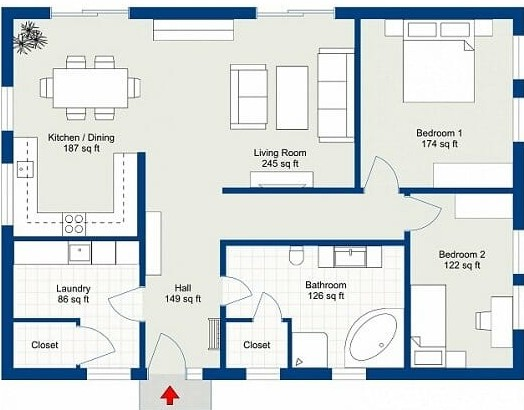
#> input picture aurora-blueprint-node25  pri/aurora-blueprint-node25  pri/backend/uploads/1764156764562_RoomSketcher-Custom-2D-Floor-Plan-Branding.jpg, 524 x 410 px
$ python detect_rooms.py uploads/1764156764562_RoomSketcher-Custom-2D-Floor-Plan-Branding.jpg out.png
#> lines starting #> are read from the running program, lines starting #| are printed output that depends on the picture; after the words box and inside, x2 and y2 are one past the last pixel; in counts of white or black regions, pixels touching at a corner belong together
# detect.py
"""
Room-only detector for blueprints.

Usage (CLI):
    python detect.py path/to/blueprint.png [out_prefix]

Outputs:
- Prints JSON to stdout:
  { "rooms": [ {"id":0,"bbox":[x,y,w,h],"area":1234}, ... ] }
- Writes annotated image: {out_prefix}_annot.png (default: <basename>_annot.png)

Dependencies:
    pip install opencv-python numpy
Optional (improves proximity math):
    pip install shapely
"""
import os
import sys
import json
import math
import traceback

import cv2
import numpy as np

try:
    from shapely.geometry import Polygon, Point
    _HAS_SHAPELY = True
except Exception:
    _HAS_SHAPELY = False

# ---------------- helpers ----------------
def debug_print(*args, **kwargs):
    # change to logger if needed
    print("[detect]", *args, **kwargs)

def preprocess(img, target_long_side=1200):
    """Resize (if needed) and lightly blur."""
    h,w = img.shape[:2]
    scale = max(1.0, target_long_side / max(h,w))
    if scale != 1.0:
        img = cv2.resize(img, (int(w*scale), int(h*scale)), interpolation=cv2.INTER_AREA)
    return cv2.GaussianBlur(img, (3,3), 0)

def auto_detect_wall_mask(img):
    """
    Auto-detect likely wall/line color using edge-sample median color + HSV range.
    Fallback to adaptive threshold if color method fails.
    """
    h,w = img.shape[:2]
    gray = cv2.cvtColor(img, cv2.COLOR_BGR2GRAY)
    edges = cv2.Canny(gray, 50, 150)
    ys, xs = np.where(edges > 0)
    mask = None
    try:
        if len(xs) > 20:
            samples = img[ys, xs].reshape(-1,3)
            med = np.median(samples, axis=0).astype(np.uint8)
            # convert median (RGB-like) to HSV via BGR wrap
            med_bgr = np.uint8([[med[::-1].tolist()]])
            med_hsv = cv2.cvtColor(med_bgr, cv2.COLOR_BGR2HSV)[0,0].astype(int)
            h0,s0,v0 = int(med_hsv[0]), int(med_hsv[1]), int(med_hsv[2])
            if s0 < 30:
                lower = np.array([0, 0, max(0, v0-60)], dtype=np.uint8)
                upper = np.array([179, 80, min(255, v0+60)], dtype=np.uint8)
            else:
                lower = np.array([max(0, h0-12), max(30, s0-60), max(30, v0-80)], dtype=np.uint8)
                upper = np.array([min(179, h0+12), min(255, s0+80), min(255, v0+80)], dtype=np.uint8)
            hsv = cv2.cvtColor(img, cv2.COLOR_BGR2HSV)
            maskc = cv2.inRange(hsv, lower, upper)
            kernel = cv2.getStructuringElement(cv2.MORPH_RECT, (9,9))
            maskc = cv2.morphologyEx(maskc, cv2.MORPH_CLOSE, kernel, iterations=2)
            # only accept color mask if it has some coverage
            if np.count_nonzero(maskc) > 0.001 * h * w:
                mask = maskc
    except Exception:
        mask = None

    if mask is None:
        # grayscale adaptive threshold fallback (detect dark walls/lines)
        th = cv2.adaptiveThreshold(gray, 255, cv2.ADAPTIVE_THRESH_MEAN_C,
                                   cv2.THRESH_BINARY_INV, 15, 12)
        kernel = cv2.getStructuringElement(cv2.MORPH_RECT, (5,5))
        mask = cv2.morphologyEx(th, cv2.MORPH_CLOSE, kernel, iterations=2)

    # closing & opening to make walls solid
    kernel = cv2.getStructuringElement(cv2.MORPH_RECT, (7,7))
    mask = cv2.morphologyEx(mask, cv2.MORPH_CLOSE, kernel, iterations=2)
    mask = cv2.morphologyEx(mask, cv2.MORPH_OPEN, kernel, iterations=1)
    return mask

def extract_rooms_from_wall_mask(wall_mask, min_area=1200):
    """
    Given a binary wall mask (walls/lines highlighted), floodfill invert to get room areas.
    Returns list of dicts: {contour, bbox, area}
    """
    try:
        inv = cv2.bitwise_not(wall_mask)
        h,w = inv.shape
        flood = inv.copy()
        mask = np.zeros((h+2, w+2), np.uint8)
        cv2.floodFill(flood, mask, (0,0), 255)
        rooms_mask = cv2.bitwise_not(flood)
        kernel = cv2.getStructuringElement(cv2.MORPH_RECT, (5,5))
        rooms_mask = cv2.morphologyEx(rooms_mask, cv2.MORPH_OPEN, kernel, iterations=1)
        contours, _ = cv2.findContours(rooms_mask, cv2.RETR_EXTERNAL, cv2.CHAIN_APPROX_SIMPLE)
        polys = []
        for cnt in contours:
            area = cv2.contourArea(cnt)
            if area < min_area:
                continue
            x,y,wid,ht = cv2.boundingRect(cnt)
            polys.append({'contour': cnt, 'bbox': (int(x),int(y),int(wid),int(ht)), 'area': float(area)})
        polys.sort(key=lambda r: -r['area'])
        return polys, rooms_mask
    except Exception as e:
        debug_print("extract_rooms_from_wall_mask error:", e)
        return [], None

def extract_rooms_by_edges(img, min_area=1000):
    """Alternative segmentation: adaptive threshold + morphological steps, find large contours."""
    try:
        gray = cv2.cvtColor(img, cv2.COLOR_BGR2GRAY)
        th = cv2.adaptiveThreshold(gray, 255, cv2.ADAPTIVE_THRESH_GAUSSIAN_C,
                                   cv2.THRESH_BINARY_INV, 15, 8)
        kernel = cv2.getStructuringElement(cv2.MORPH_RECT, (9,9))
        closed = cv2.morphologyEx(th, cv2.MORPH_CLOSE, kernel, iterations=2)
        kernel2 = cv2.getStructuringElement(cv2.MORPH_RECT, (5,5))
        opened = cv2.morphologyEx(closed, cv2.MORPH_OPEN, kernel2, iterations=1)
        contours, _ = cv2.findContours(opened, cv2.RETR_EXTERNAL, cv2.CHAIN_APPROX_SIMPLE)
        polys = []
        for cnt in contours:
            area = cv2.contourArea(cnt)
            if area < min_area:
                continue
            x,y,wid,ht = cv2.boundingRect(cnt)
            polys.append({'contour': cnt, 'bbox': (int(x),int(y),int(wid),int(ht)), 'area': float(area)})
        polys.sort(key=lambda r: -r['area'])
        return polys, opened
    except Exception as e:
        debug_print("extract_rooms_by_edges error:", e)
        return [], None

def pick_best_polys(polys_a, mask_a, polys_b, mask_b, img_shape):
    """
    Score both polygon sets and choose the better one.
    Scoring heuristic: number of polys + average polygon area coverage.
    """
    def score(polys):
        if not polys:
            return 0.0
        areas = [p['area'] for p in polys]
        avg_area = sum(areas) / len(areas)
        coverage = sum(areas) / (img_shape[0] * img_shape[1])
        # prefer moderate count and reasonable coverage
        return min(len(polys), 20) * (avg_area ** 0.5) * (1 + coverage)
    sa = score(polys_a)
    sb = score(polys_b)
    return (polys_a, mask_a) if sa >= sb else (polys_b, mask_b)

def draw_annotation(img, room_polys, out_path=None):
    out = img.copy()
    # if image gray-ish convert to color for annotation
    if len(out.shape) == 2 or out.shape[2] == 1:
        out = cv2.cvtColor(out, cv2.COLOR_GRAY2BGR)
    for i, r in enumerate(room_polys):
        try:
            cv2.drawContours(out, [r['contour']], -1, (0,255,0), 2)  # green contour
            x,y,wid,ht = r['bbox']
            label = f"Room {i}"
            # draw id near top-left of bbox
            cv2.putText(out, label, (x, max(12, y-6)), cv2.FONT_HERSHEY_SIMPLEX, 0.5, (0,0,0), 2, cv2.LINE_AA)
            # small filled rectangle for visibility
            cv2.rectangle(out, (x,y), (x+2, y+2), (0,255,0), -1)
        except Exception:
            continue
    if out_path:
        cv2.imwrite(out_path, out)
    return out

# ---------------- main detect ----------------
def detect_image(image_path, out_prefix=None, save_annot=True, min_area=None):
    """
    Run the room detector on image_path.
    Returns dict with 'rooms' (list) and 'annotated_image' path (if saved).
    """
    if not os.path.exists(image_path):
        return {'error': 'file_not_found', 'path': image_path}
    img = cv2.imread(image_path)
    if img is None:
        return {'error': 'read_failed', 'path': image_path}
    # preprocess
    imgp = preprocess(img, target_long_side=1200)
    h,w = imgp.shape[:2]

    # detect with auto color (or grayscale fallback)
    wall_mask = auto_detect_wall_mask(imgp)
    polys_color, mask_color = extract_rooms_from_wall_mask(wall_mask, min_area=(min_area or max(1200, (h*w)//500)))
    # edge method fallback
    polys_edge, mask_edge = extract_rooms_by_edges(imgp, min_area=(min_area or max(1000, (h*w)//700)))

    # choose best set
    room_polys, rooms_mask = pick_best_polys(polys_color, mask_color, polys_edge, mask_edge, imgp.shape)

    # prepare output list
    rooms = []
    for i, r in enumerate(room_polys):
        x,y,wid,ht = r['bbox']
        rooms.append({'id': int(i), 'bbox': [int(x), int(y), int(wid), int(ht)], 'area': float(r['area'])})

    # annotated image name
    base = out_prefix if out_prefix else os.path.splitext(os.path.basename(image_path))[0]
    annot_path = os.path.join(os.path.dirname(image_path) or '.', f"{base}_annot.png")
    if save_annot:
        draw_annotation(imgp, room_polys, out_path=annot_path)
    else:
        annot_path = None

    return {'rooms': rooms, 'annotated_image': annot_path}

# ---------------- CLI ----------------
def main(argv):
    if len(argv) < 2:
        print("Usage: python detect.py path/to/image.png [out_prefix]")
        sys.exit(1)
    image_path = argv[1]
    out_prefix = argv[2] if len(argv) > 2 else None
    try:
        res = detect_image(image_path, out_prefix=out_prefix, save_annot=True)
#> in detect_image, img is the input picture: shape (410, 524, 3); mean B, G, R 220.2, 219.3, 213
#> in auto_detect_wall_mask, `gray = cv2.cvtColor(img, cv2.COLOR_BGR2GRAY)`:
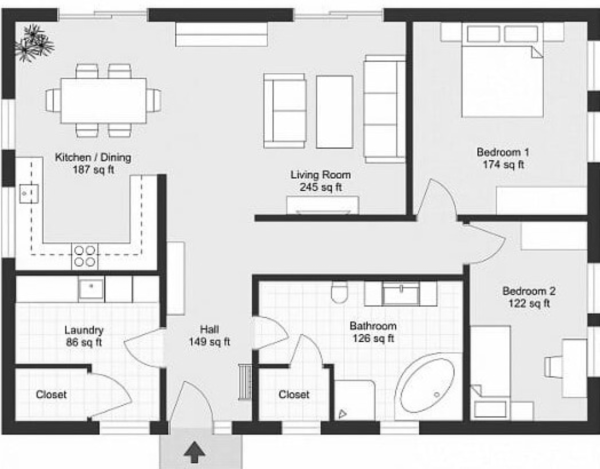
#> gray: shape (938, 1200) (shown at 1/2 size); min 11, max 255, mean 217.6
#> in auto_detect_wall_mask, `edges = cv2.Canny(gray, 50, 150)`:
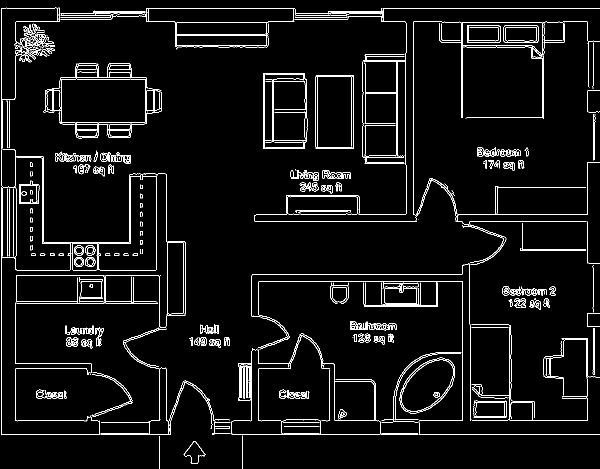
#> edges: shape (938, 1200) (shown at 1/2 size); 4.4% white in thin lines or dots
#> in auto_detect_wall_mask, `med = np.median(samples, axis=0).astype(np.uint8)`: med = [195, 194, 193]
#> in auto_detect_wall_mask, `med_bgr = np.uint8([[med[::-1].tolist()]])`: med_bgr = [[193, 194, 195]]
#> in auto_detect_wall_mask, `med_hsv = cv2.cvtColor(med_bgr, cv2.COLOR_BGR2HSV)[0,0].astype(int)`: med_hsv = [15, 3, 195]
#> in auto_detect_wall_mask, `h0,s0,v0 = int(med_hsv[0]), int(med_hsv[1]), int(med_hsv[2])`: h0 = 15; s0 = 3; v0 = 195
#> in auto_detect_wall_mask, `lower = np.array([0, 0, max(0, v0-60)], dtype=np.uint8)`: lower = [0, 0, 135]
#> in auto_detect_wall_mask, `upper = np.array([179, 80, min(255, v0+60)], dtype=np.uint8)`: upper = [179, 80, 255]
#> in auto_detect_wall_mask, `hsv = cv2.cvtColor(img, cv2.COLOR_BGR2HSV)`: hsv: shape (938, 1200, 3); mean H, S, V 45.4, 27.8, 224.6
#> in auto_detect_wall_mask, `maskc = cv2.inRange(hsv, lower, upper)`: maskc: shape (938, 1200); 89.1% white; 265 black regions (138 under 20 px), largest, box (x1, y1, x2, y2) and area: (3, 348, 334, 869) 24534, (504, 529, 1200, 869) 23694, (509, 16, 1200, 443) 23083
#> in auto_detect_wall_mask, `maskc = cv2.morphologyEx(maskc, cv2.MORPH_CLOSE, kernel, iterations=2)`: maskc: shape (938, 1200); 93.3% white; 14 black regions, largest, box (x1, y1, x2, y2) and area: (3, 516, 199, 869) 14429, (768, 16, 1200, 81) 13111, (838, 754, 1200, 869) 12127
#> in auto_detect_wall_mask, `mask = cv2.morphologyEx(mask, cv2.MORPH_OPEN, kernel, iterations=1)`: mask: shape (938, 1200); 93.2% white; 14 black regions, largest, box (x1, y1, x2, y2) and area: (0, 516, 199, 869) 15399, (768, 16, 1200, 81) 13117, (838, 754, 1200, 869) 12137
#> in extract_rooms_from_wall_mask, `inv = cv2.bitwise_not(wall_mask)`:
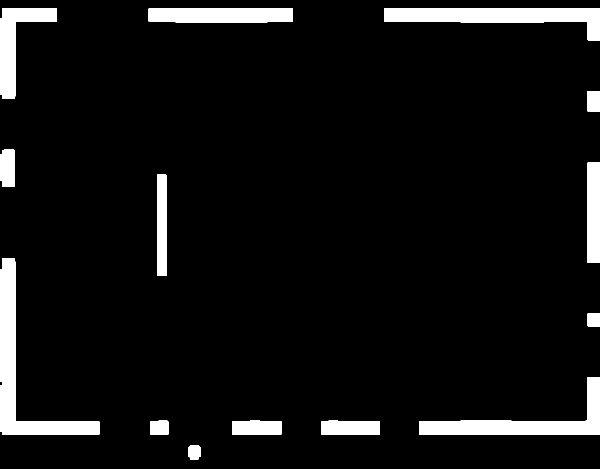
#> inv: shape (938, 1200) (shown at 1/2 size); 6.8% white; 14 white regions, largest, box (x1, y1, x2, y2) and area: (0, 516, 199, 869) 15399, (768, 16, 1200, 81) 13117, (838, 754, 1200, 869) 12137
#> in extract_rooms_from_wall_mask, `cv2.floodFill(flood, mask, (0,0), 255)`:
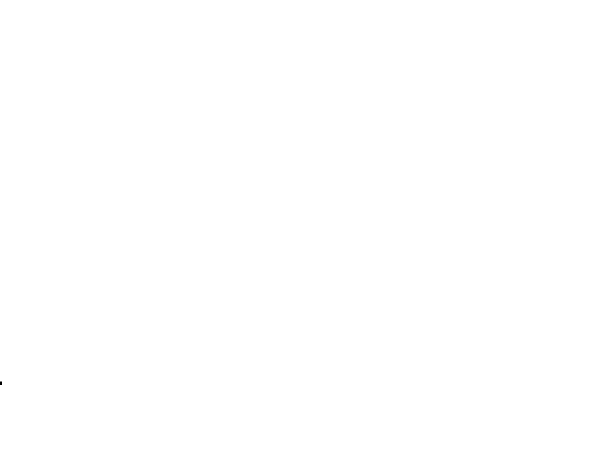
#> flood: shape (938, 1200) (shown at 1/2 size); 100% white; 1 black region, box (x1, y1, x2, y2) and area: (0, 763, 4, 770) 28
#> in extract_rooms_from_wall_mask, `rooms_mask = cv2.bitwise_not(flood)`: rooms_mask: shape (938, 1200); 0% white; 1 white region, box (x1, y1, x2, y2) and area: (0, 763, 4, 770) 28
#> in extract_rooms_from_wall_mask, `contours, _ = cv2.findContours(rooms_mask, cv2.RETR_EXTERNAL, cv2.CHAI..`: contours = [[[0, 763], [0, 769], [3, 769], [3, 763]]]
#> the loop in extract_rooms_from_wall_mask, `for cnt in contours:` made 1 pass
#> (cnt, area) on pass 1: ([[0, 763], [0, 769], [3, 769], [3, 763]], 18)
#> after the loop in extract_rooms_from_wall_mask, `for cnt in contours:`: polys = []
#> in extract_rooms_by_edges, `th = cv2.adaptiveThreshold(gray, 255, cv2.ADAPTIVE_THRESH_GAUSSIAN_C, ..`:
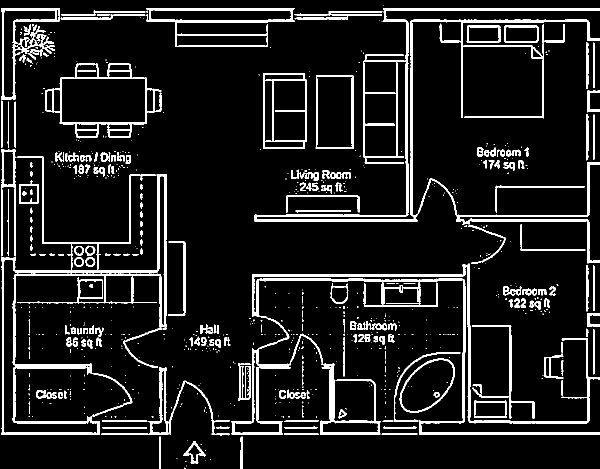
#> th: shape (938, 1200) (shown at 1/2 size); 10% white; 758 white regions (546 under 20 px), largest, box (x1, y1, x2, y2) and area: (509, 16, 1200, 527) 20390, (463, 527, 1200, 870) 19711, (2, 312, 334, 870) 14985
#> in extract_rooms_by_edges, `closed = cv2.morphologyEx(th, cv2.MORPH_CLOSE, kernel, iterations=2)`: closed: shape (938, 1200); 19.6% white; 33 white regions (26 under 20 px), largest, box (x1, y1, x2, y2) and area: (0, 10, 1200, 938) 189757, (83, 119, 323, 283) 10096, (517, 143, 708, 298) 7720
#> in extract_rooms_by_edges, `opened = cv2.morphologyEx(closed, cv2.MORPH_OPEN, kernel2, iterations=1)`:
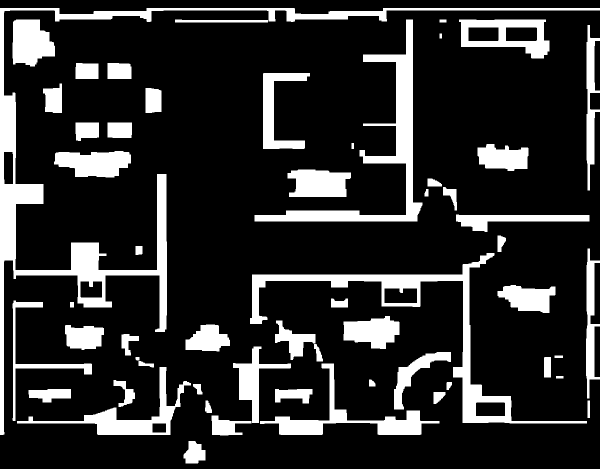
#> opened: shape (938, 1200) (shown at 1/2 size); 17.4% white; 57 white regions
#> in extract_rooms_by_edges, `contours, _ = cv2.findContours(opened, cv2.RETR_EXTERNAL, cv2.CHAIN_AP..`: contours = 57 contours; largest, box (x1, y1, x2, y2) and area: (0, 16, 1200, 870) 39404, (500, 506, 1174, 847) 21696, (509, 39, 845, 443) 17252, (918, 39, 1099, 117) 9907, (520, 727, 879, 870) 8343
#> the loop in extract_rooms_by_edges, `for cnt in contours:` made 57 passes
#> area on passes 1, 4, 5, 6, 7, 8, 9, 10, 11, 15, 16, 17: 1347.5, 217.5, 369.5, 1431.5, 1548.5, 214, 115.5, 842.5, 126.5, 185, 519.5, 40
#> (area, x, y, wid, ht) on passes 2, 13, 14, 19, 20, 23: (1612.5, 423, 831, 80, 40), (8283.5, 34, 734, 348, 136), (8343, 520, 727, 359, 143), (3346, 788, 704, 114, 115), (4478, 466, 693, 116, 153), (3000.5, 130, 650, 78, 50)
#> after the loop in extract_rooms_by_edges, `for cnt in contours:`: polys = 24 items
#> in pick_best_polys, `sa = score(polys_a)`: sa = 0
#> in pick_best_polys, `sb = score(polys_b)`: sb = 1971.2
#> in detect_image, `room_polys, rooms_mask = pick_best_polys(polys_color, mask_color, poly..`: room_polys = 24 items
#> the loop in detect_image, `for i, r in enumerate(room_polys):` made 24 passes
#> (x, y, wid, ht) on passes 1 to 12: (0, 16, 1200, 854), (500, 506, 674, 341), (509, 39, 336, 404), (918, 39, 181, 78), (520, 727, 359, 143), (34, 734, 348, 136), (25, 39, 85, 94), (108, 302, 154, 53), (575, 339, 127, 55), (526, 146, 94, 152), (687, 632, 112, 66), (466, 693, 116, 153)
#> the loop in draw_annotation, `for i, r in enumerate(room_polys):` made 24 passes
#> (x, y, wid, ht, label) on passes 1 to 12: (0, 16, 1200, 854, 'Room 0'), (500, 506, 674, 341, 'Room 1'), (509, 39, 336, 404, 'Room 2'), (918, 39, 181, 78, 'Room 3'), (520, 727, 359, 143, 'Room 4'), (34, 734, 348, 136, 'Room 5'), (25, 39, 85, 94, 'Room 6'), (108, 302, 154, 53, 'Room 7'), (575, 339, 127, 55, 'Room 8'), (526, 146, 94, 152, 'Room 9'), (687, 632, 112, 66, 'Room 10'), (466, 693, 116, 153, 'Room 11')
#> after the loop in draw_annotation, `for i, r in enumerate(room_polys):`:
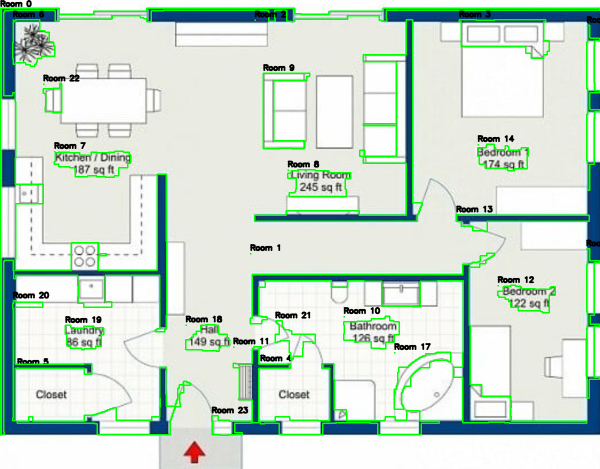
#> out: shape (938, 1200, 3) (shown at 1/2 size); mean B, G, R 208.4, 222.7, 203.3
#> res = 2 items
        # print JSON to stdout for capture by node/other processes
        print(json.dumps(res, indent=2))
#> (printed output is left out)
    except Exception as e:
        tb = traceback.format_exc()
        debug_print("Unhandled exception:", e)
        debug_print(tb)
        # still print error JSON so caller can handle it
        print(json.dumps({'error': 'exception', 'detail': str(e), 'trace': tb}, indent=2))
        sys.exit(2)

if __name__ == "__main__":
    main(sys.argv)
